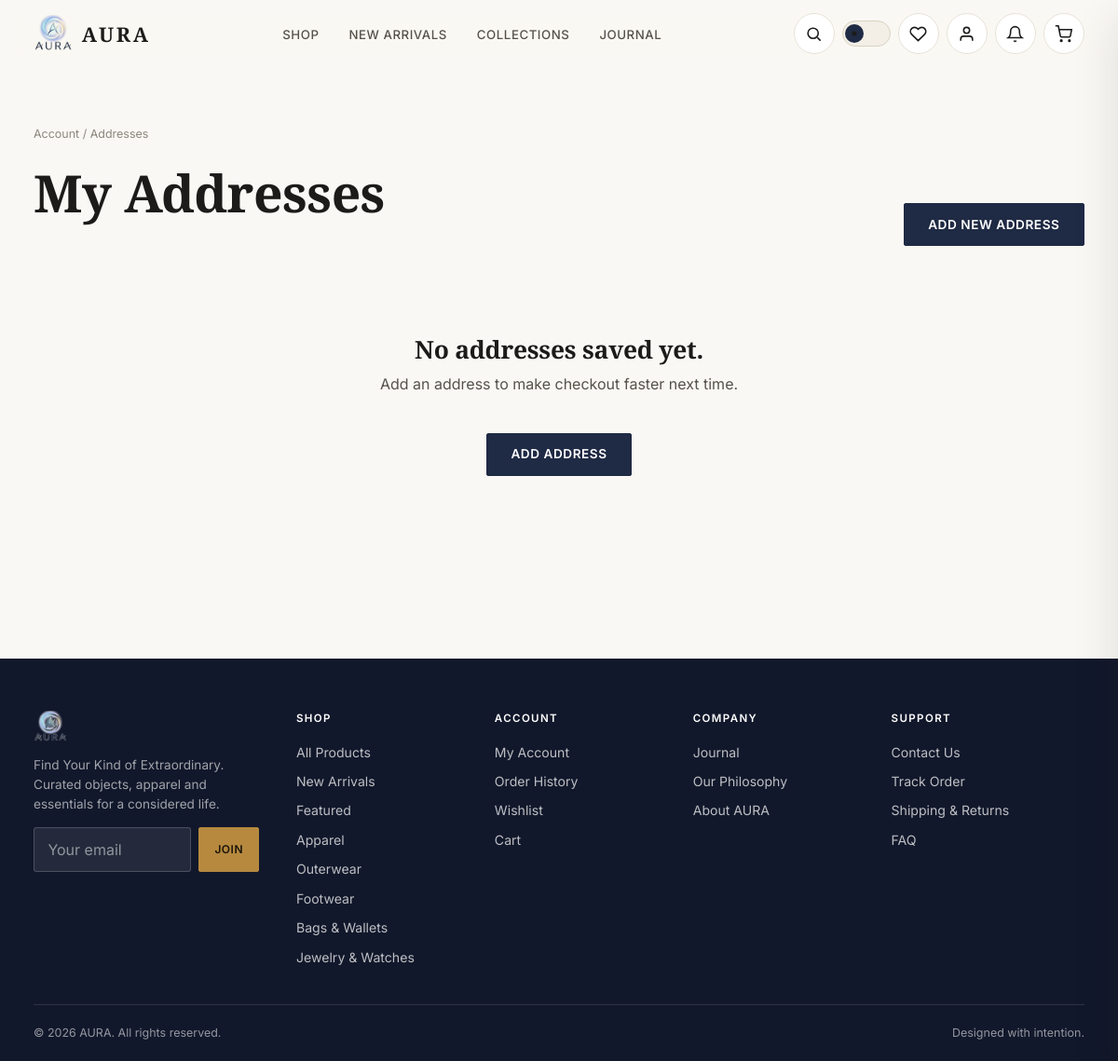
The app's page /account/addresses/ (signed in), older data.
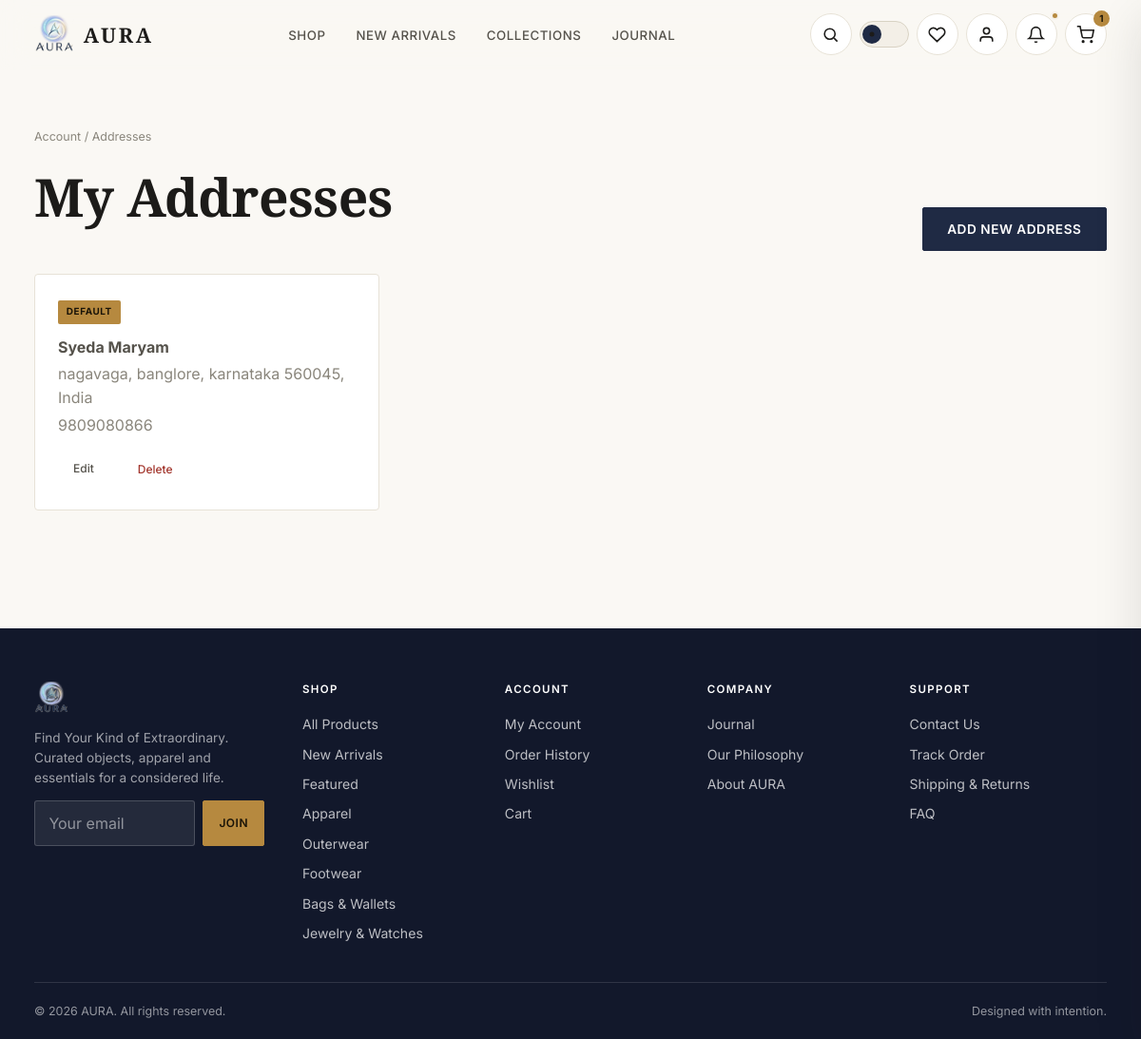
The same page, newer data.
### store/models.py (models this page shows, shortened)
class Category(models.Model):
    name = models.CharField(max_length=100, unique=True)
    slug = models.SlugField(max_length=120, unique=True, blank=True)
    description = models.TextField(blank=True)
    image_url = models.URLField(blank=True, help_text='External editorial image representing this category.')
    display_order = models.PositiveIntegerField(default=0)
    is_active = models.BooleanField(default=True)
    created_at = models.DateTimeField(auto_now_add=True)
    class Meta:
        verbose_name_plural = 'Categories'
        ordering = ['display_order', 'name']
    def get_absolute_url(self):
        return reverse('store:category_detail', kwargs={'slug': self.slug})

### accounts/models.py (models this page shows, shortened)
class Address(models.Model):
    ADDRESS_TYPES = [
        ('shipping', 'Shipping'),
        ('billing', 'Billing'),
    ]
    user = models.ForeignKey(settings.AUTH_USER_MODEL, on_delete=models.CASCADE, related_name='addresses')
    full_name = models.CharField(max_length=150)
    phone_number = models.CharField(max_length=20)
    address_line1 = models.CharField(max_length=200)
    address_line2 = models.CharField(max_length=200, blank=True)
    city = models.CharField(max_length=100)
    state = models.CharField(max_length=100)
    postal_code = models.CharField(max_length=20)
    country = models.CharField(max_length=100, default='India')
    address_type = models.CharField(max_length=10, choices=ADDRESS_TYPES, default='shipping')
    is_default = models.BooleanField(default=False)
    created_at = models.DateTimeField(auto_now_add=True)
    class Meta:
        verbose_name_plural = 'Addresses'
        ordering = ['-is_default', '-created_at']
    @property
    def full_address(self):
        parts = [self.address_line1]
        if self.address_line2:
            parts.append(self.address_line2)
        parts.append(f'{self.city}, {self.state} {self.postal_code}')
        parts.append(self.country)
        return ', '.join(parts)

### accounts/views.py (the view)
# urls.py: path('account/addresses/', views.address_list, name='address_list'),
@login_required
def address_list(request):
    addresses = Address.objects.filter(user=request.user)
    return render(request, 'accounts/address_list.html', {'addresses': addresses})

### cart/context_processors.py (called while the page is built)
def cart_context(request):
    cart = getattr(request, 'cart', None)
    if cart is None:
        return {'cart_item_count': 0}
    return {'cart_item_count': cart.total_items}

### cart/models.py (called while the page is built)
    @property
    def items_qs(self):
        return self.items.select_related('product', 'product__category').all()

    @property
    def total_items(self):
        return sum(item.quantity for item in self.items_qs)

### core/context_processors.py (called while the page is built)
def site_context(request):
    from store.models import Category
    return {
        'SITE_NAME': 'AURA',
        'SITE_TAGLINE': 'Find Your Kind of Extraordinary.',
        'footer_categories': Category.objects.filter(is_active=True)[:5],
    }

### notifications/context_processors.py (called while the page is built)
def notifications_context(request):
    if request.user.is_authenticated:
        count = request.user.notifications.filter(is_read=False).count()
        return {'unread_notification_count': count}
    return {'unread_notification_count': 0}

### wishlist/context_processors.py (called while the page is built)
def wishlist_context(request):
    if request.user.is_authenticated:
        ids = list(request.user.wishlist_items.values_list('product_id', flat=True))
        return {'wishlist_product_ids': ids, 'wishlist_count': len(ids)}
    return {'wishlist_product_ids': [], 'wishlist_count': 0}

### templates/accounts/address_list.html (shortened to what this page needs)
{% extends 'base.html' %}
{% block content %}
<section class="section container">
  <div class="breadcrumbs"><a href="{% url 'accounts:account_dashboard' %}">Account</a> / Addresses</div>
  <div class="section-head">
    <h1>My Addresses</h1>
    <a href="{% url 'accounts:address_create' %}" class="btn btn-primary">Add New Address</a>
  </div>
  {% if addresses %}
    <div class="address-grid">
      {% for addr in addresses %}
        <div class="card address-card">
          {% if addr.is_default %}<span class="badge badge-gold" style="margin-bottom:0.75rem;">Default</span>{% endif %}
          <p style="margin-bottom:0.25rem;"><strong>{{ addr.full_name }}</strong></p>
          <p class="text-muted" style="margin-bottom:0.25rem;">{{ addr.full_address }}</p>
          <p class="text-muted" style="margin-bottom:1rem;">{{ addr.phone_number }}</p>
          <div style="display:flex; gap:0.75rem;">
            <a href="{% url 'accounts:address_edit' addr.id %}" class="btn-ghost btn-sm">Edit</a>
            <form method="post" action="{% url 'accounts:address_delete' addr.id %}" onsubmit="return confirm('Remove this address?');">
              <button type="submit" class="btn-ghost btn-sm" style="color:var(--error);">Delete</button>
            </form>
          </div>
        </div>
      {% endfor %}
    </div>
  {% else %}
    <div class="empty-state">
      <h3>No addresses saved yet.</h3>
      <p>Add an address to make checkout faster next time.</p>
      <a href="{% url 'accounts:address_create' %}" class="btn btn-primary">Add Address</a>
    </div>
  {% endif %}
</section>
{% endblock %}

### templates/includes/footer.html (shortened to what this page needs)
{% load static %}
<footer class="site-footer">
  <div class="container">
    <div class="footer-grid">
      <div class="footer-brand">
        <img src="{% static 'images/aura-logo-transparent.png' %}" alt="AURA">
        <p>{{ SITE_TAGLINE }} Curated objects, apparel and essentials for a considered life.</p>
        <form class="newsletter-form" data-newsletter-form action="{% url 'core:newsletter_signup' %}" method="post">
          <input type="email" name="email" placeholder="Your email" required aria-label="Email for newsletter">
          <button type="submit" class="btn btn-gold btn-sm">Join</button>
        </form>
      </div>
      <div>
        <h5>Shop</h5>
        <ul>
          <li><a href="{% url 'store:shop' %}">All Products</a></li>
          <li><a href="{% url 'store:shop' %}?collection=new">New Arrivals</a></li>
          <li><a href="{% url 'store:shop' %}?collection=featured">Featured</a></li>
          {% for c in footer_categories %}<li><a href="{{ c.get_absolute_url }}">{{ c.name }}</a></li>{% endfor %}
        </ul>
      </div>
      <div class="footer-col-account">
        <h5>Account</h5>
        <ul>
          <li><a href="{% url 'accounts:account_dashboard' %}">My Account</a></li>
          <li><a href="{% url 'orders:order_history' %}">Order History</a></li>
          <li><a href="{% url 'wishlist:wishlist_detail' %}">Wishlist</a></li>
          <li><a href="{% url 'cart:cart_detail' %}">Cart</a></li>
        </ul>
      </div>
      <div>
        <h5>Company</h5>
        <ul>
          <li><a href="{% url 'core:journal' %}">Journal</a></li>
          <li><a href="{% url 'core:home' %}#philosophy">Our Philosophy</a></li>
          <li><a href="{% url 'core:home' %}#story">About AURA</a></li>
        </ul>
      </div>
      <div>
        <h5>Support</h5>
        <ul>
          <li><a href="{% url 'core:contact' %}">Contact Us</a></li>
          <li><a href="{% url 'orders:order_history' %}">Track Order</a></li>
          <li><a href="{% url 'core:home' %}#shipping">Shipping &amp; Returns</a></li>
          <li><a href="{% url 'core:home' %}#faq">FAQ</a></li>
        </ul>
      </div>
    </div>
    <div class="footer-bottom">
      <span>&copy; {% now "Y" %} AURA. All rights reserved.</span>
      <span>Designed with intention.</span>
    </div>
  </div>
</footer>

Row changes from the older to the newer data that the page shows:
added Address: is_default "DEFAULT", full_name "Syeda Maryam", full_address "nagavaga, banglore, karnataka 560045, India", phone_number "9809080866"
Text that changed along with them:
{{ cart_item_count }}: (not shown) → "1"
text no longer shown: "No addresses saved yet. Add an address to make checkout faster next time. ADD ADDRESS"
